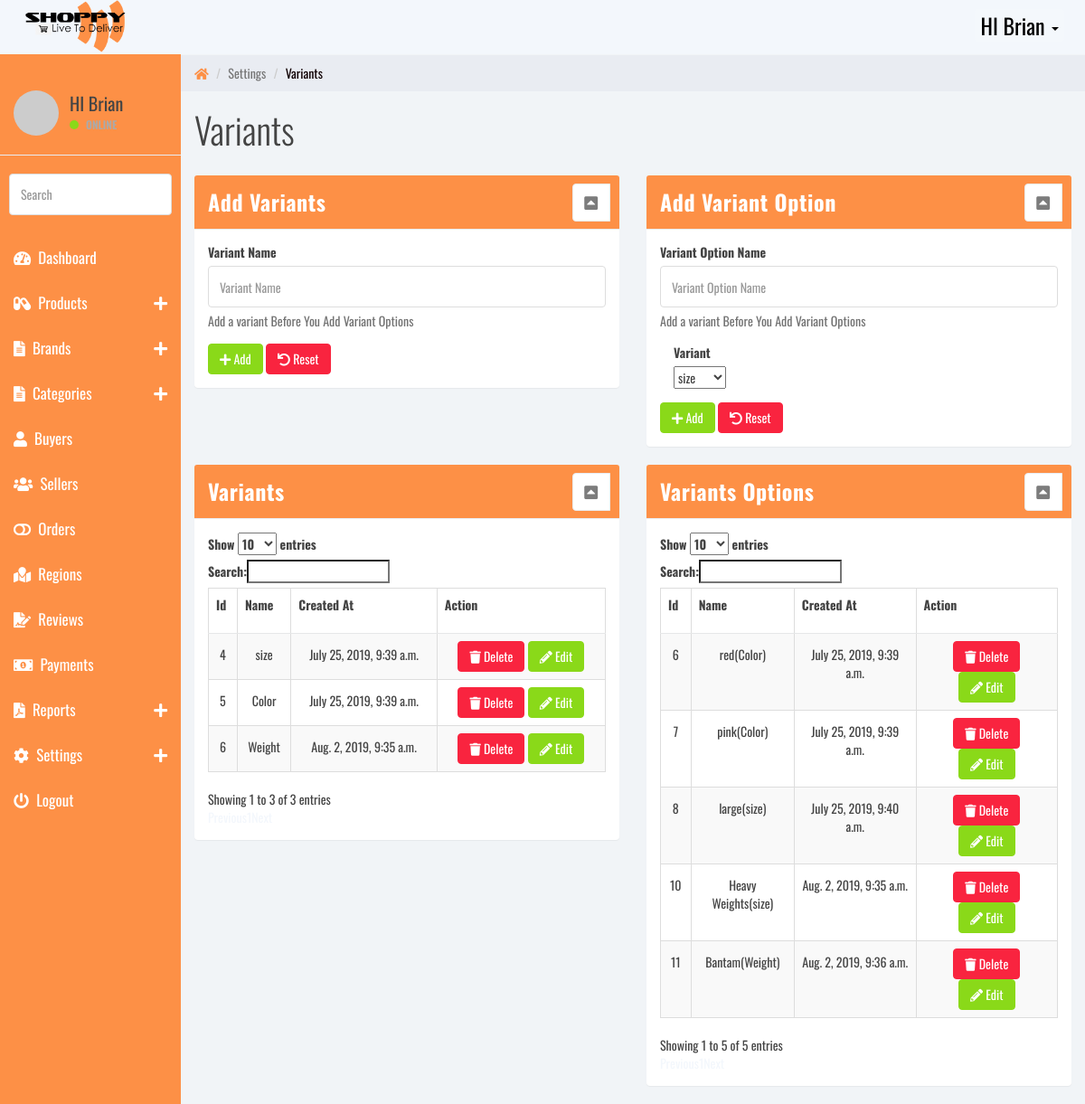
Screenshot of /shoppyadmin/variants/ (signed in) with the database file from the repository.
### shoppy/models.py (models this page shows, shortened)
class Variant(models.Model):
    name = models.CharField(max_length=50)
    created_at = models.DateTimeField(auto_now_add=True)
    updated_at = models.DateTimeField(auto_now=True)

class Variant_Option(models.Model):
    variant = models.ForeignKey(Variant, on_delete=models.CASCADE)
    name = models.CharField(max_length=50)
    created_at = models.DateTimeField(auto_now_add=True)
    updated_at = models.DateTimeField(auto_now=True)

### shoppyadmin/views.py (the view, shortened to what this page needs)
# urls.py: path('variants/', views.variants, name='variants'),
@login_required()
def variants(request):
    variants = Variant.objects.all()
    variant_options = Variant_Option.objects.all()
    context = {
        'variants': variants,
        'variant_options': variant_options,
    }
    return render(request, 'variants/variants.html', context)

### shoppyadmin/templates/variants/variants.html (shortened to what this page needs)
{% extends 'aaa_layout.html' %}
{% load static %}
{% block links %}
    <link rel="stylesheet" href="https://cdn.datatables.net/1.10.18/css/dataTables.bootstrap.min.css">
    <link href="https://cdnjs.cloudflare.com/ajax/libs/bootstrap-select/1.10.0/css/bootstrap-select.min.css" rel="stylesheet" />
{% endblock links %}
{% block content %}
<div class="col-sm-9 col-sm-offset-3 col-lg-10 col-lg-offset-2 main">
		<div class="row">
			<ol class="breadcrumb">
				<li>
					<a href="#">
					<em class="fa fa-home"></em>
				    </a>
			    </li>
				<li class="active">Settings</li>
                <li class=""><a href="#" class="color-black">Variants</a></li>
			</ol>
		</div>
       <div class="row">
			<div class="col-lg-12">
				<h1 class="page-header">Variants</h1>
			</div>
	   </div>
       <div class="row">
                <div class="col-lg-6">
                    <div class="panel panel-default">
                        <div class="panel-heading panel-warning-custom">
                            Add Variants
                            <span class="pull-right clickable panel-toggle panel-button-tab-left"><em class="fa fa-toggle-up"></em></span></div>
                        <div class="panel-body">
                            <div class="canvas-wrapper">
                                <div class="main-chart" id="line-chart" height="200" width="600">
                                    <form action="{% url 'ShoppyAdmin:variants' %}" method="POST">
                                      <div class="form-group">
                                        <label for="variant_name">Variant Name</label>
                                        <input name="name" type="text" class="form-control" id="variant_name" placeholder="Variant Name">
                                        <span id="helpBlock" class="help-block">Add a variant Before You Add Variant Options</span>
                                      </div>
                                        <button type="submit" class="btn btn-success"><i class="fa fa-plus"></i> Add</button>
                                        <button type="reset" class="btn btn-danger"><i class="fa fa-undo"></i> Reset</button>
                                    </form>
                                </div>
                            </div>
                        </div>
                    </div>
                </div>
                <div class="col-lg-6">
                    <div class="panel panel-default">
                        <div class="panel-heading panel-warning-custom">
                            Add Variant Option
                            <span class="pull-right clickable panel-toggle panel-button-tab-left"><em class="fa fa-toggle-up"></em></span></div>
                        <div class="panel-body">
                            <div class="canvas-wrapper">
                                <div class="main-chart" id="line-chart" height="200" width="600">
                                    <form action="{% url 'ShoppyAdmin:variants-options' %}" method="POST">
                                      <div class="form-group">
                                        <label for="variant_name">Variant Option Name</label>
                                        <input name="name" type="text" class="form-control" id="variant_name" placeholder="Variant Option Name">
                                        <span id="helpBlock" class="help-block">Add a variant Before You Add Variant Options</span>
                                      </div>
                                      <div class="form-group has-feedback  col-sm-12">
                                          <label for="variant" class="">Variant</label> <br>
                                          <select required name="variant" class="selectpicker" id="variant" data-show-subtext="true" data-live-search="true">
                                            {% for variant in variants %}
                                            <option id="sel2" data-subtext="{{ variant.name }}" value="{{ variant.id }}">{{ variant.name }}</option>
                                            {% endfor %}
                                          </select>
                                      </div>
                                        <button type="submit" class="btn btn-success"><i class="fa fa-plus"></i> Add</button>
                                        <button type="reset" class="btn btn-danger"><i class="fa fa-undo"></i> Reset</button>
                                    </form>
                                </div>
                            </div>
                        </div>
                    </div>
                </div>
       </div>
       <div class="row">
           <div class="col-lg-6">
                    <div class="panel panel-default">
                        <div class="panel-heading panel-warning-custom">
                            Variants
                            <span class="pull-right clickable panel-toggle panel-button-tab-left"><em class="fa fa-toggle-up"></em></span></div>
                        <div class="panel-body">
                            <div class="canvas-wrapper">
                                <div class="main-chart" id="line-chart" height="200" width="600">
                                    <table id="example" class="example table table-striped table-bordered" style="width:100%;">
                                        <thead>
                                            <tr class="text-capitalize">
                                                <th>Id</th>
                                                <th>Name</th>
                                                <th>Created At</th>
                                                <th>Action</th>
                                            </tr>
                                        </thead>
                                        <tbody>
                                            {% for variant in variants %}
                                                <tr class="text-center ">
                                                    <td class="tb-data">{{ variant.id }}</td>
                                                    <td class="tb-data">{{ variant.name }}</td>
                                                    <td class="tb-data">{{ variant.created_at }}</td>
                                                    <td class="tb-data">
                                                        <a data-toggle="modal" data-target="#{{ variant.id }}" href="#" class="btn btn-danger"><i class="fa fa-trash"></i> Delete</a>
                                                        <a data-toggle="modal" data-target="#vdel{{ variant.id }}" href="#" class="btn btn-success"><i class="fas fa-pencil-alt"></i> Edit</a>
                                                    </td>
                                                </tr>
                                            {% endfor %}
                                        </tbody>
                                    </table>
                                </div>
                            </div>
                        </div>
                    </div>
                </div>
           <div class="col-lg-6">
                    <div class="panel panel-default">
                        <div class="panel-heading panel-warning-custom">
                            Variants Options
                            <span class="pull-right clickable panel-toggle panel-button-tab-left"><em class="fa fa-toggle-up"></em></span></div>
                        <div class="panel-body">
                            <div class="canvas-wrapper">
                                <div class="main-chart" id="line-chart" height="200" width="600">
                                    <table id="example" class="example table table-striped table-bordered" style="width:100%;">
                                        <thead>
                                            <tr class="text-capitalize">
                                                <th>Id</th>
                                                <th>Name</th>
                                                <th>Created At</th>
                                                <th>Action</th>
                                            </tr>
                                        </thead>
                                        <tbody>
                                            {% for variant_option in variant_options %}
                                                <tr class="text-center ">
                                                    <td class="tb-data">{{ variant_option.id }}</td>
                                                    <td class="tb-data">{{ variant_option.name }}({{ variant_option.variant.name }})</td>
                                                    <td class="tb-data">{{ variant_option.created_at }}</td>
                                                    <td class="tb-data">
                                                        <a data-toggle="modal" data-target="#vo{{ variant_option.id }}" href="#" class="btn btn-danger"><i class="fa fa-trash"></i> Delete</a>
                                                        <a data-toggle="modal" data-target="#e-vo{{ variant_option.id }} " href="" class="btn btn-success"><i class="fas fa-pencil-alt"></i> Edit</a>
                                                    </td>
                                                </tr>
                                            {% endfor %}
                                        </tbody>
                                    </table>
                                </div>
                            </div>
                        </div>
                    </div>
                </div>
       </div>
    </div>
{% endblock %}

### shoppyadmin/templates/aaa_layout.html (shortened to what this page needs)
<!DOCTYPE html>
{% load static %}
{% load call_method %}
<html>
<head>
    <link rel="stylesheet" href="https://cdnjs.cloudflare.com/ajax/libs/normalize/5.0.0/normalize.min.css">
    <link rel="stylesheet" href="{% static 'css/preloadercss/style.css' %}">
	<link href="{% static 'css/bootstrap.min.css' %}" rel="stylesheet">
	<link href="{% static 'css/font-awesome.min.css' %}" rel="stylesheet">
	<link href="{% static 'css/datepicker3.css' %}" rel="stylesheet">
	<link href="{% static 'css/styles.css' %}" rel="stylesheet">
    <link rel="stylesheet" href="https://use.fontawesome.com/releases/v5.8.2/css/all.css">
    {% block links %}
    {% endblock links %}
</head>
<body>
    <div class="col-sm-12 col-md-12 col-lg-12">
         <nav style="margin: 0;" class="navbar navbar-custom navbar-fixed-top" role="navigation">
		<div class="container-fluid">
			<div class="navbar-header">
				<a class="navbar-brand logo-admin" href="{% url 'ShoppyAdmin:shoppy-admin-home' %}">
                    <img src="{% static 'sitelogo/shoppy.png' %}" alt="">
                </a>
                <div class="dropdown pull-right">
                  <button style="" class="username dropdown-toggle " type="button" data-toggle="dropdown">
                      {% if request.user.is_authenticated %}
                        HI {{ request.user.first_name }}
                      {% else %}
                        <span class="">
                            <i class="fas fa-user-alt"></i>
                        </span>
                      {% endif %}
                      <span class="caret"></span>
                  </button>
                </div>
			</div>
		</div>
	</nav>
    </div>
	<div id="sidebar-collapse" class="col-sm-3 col-lg-2 sidebar">
		<div class="profile-sidebar ">
			<div class="profile-userpic mt-4">
				<img src="http://placehold.it/50/30a5ff/fff" class="img-responsive" alt="">
			</div>
			<div class="profile-usertitle">
				<div class="profile-usertitle-name">
                    {% if request.user.is_authenticated %}
                        HI {{ request.user.first_name }}
                      {% else %}
                        <span class="">
                            Username
                        </span>
                      {% endif %}
                </div>
				<div class="profile-usertitle-status">
                    {% if request.user.is_authenticated %}
                        <span class="indicator label-success"></span>
                    {% else %}
                        <span class="indicator label-primary"></span>
                        Offline
                    {% endif %}
                </div>
			</div>
		</div>
		<form role="search">
			<div class="form-group">
				<input type="text" class="form-control" placeholder="Search">
			</div>
		</form>
		<ul class="nav menu">
            <li><a href="{%  url 'ShoppyAdmin:shoppy-admin-home' %}"><em class="fas fa-tachometer-alt">&nbsp;</em> Dashboard</a></li>
			<li class="parent">
                <a  data-toggle="collapse" href="#productssubmenus">
				     <em class="fas  fa-capsules ">&nbsp;</em>
                        Products
                     <span data-toggle="collapse" href="#productssubmenus" class="icon pull-right">
                         <em class="fa fa-plus"></em>
                     </span>
				</a>
			</li>
            <li class="parent">
                <a data-toggle="collapse" href="#sub-item-3">
				     <em class="fas fa-file-alt">&nbsp;</em>
                        Brands
                     <span data-toggle="collapse" href="#sub-item-3" class="icon pull-right">
                         <em class="fa fa-plus"></em>
                     </span>
				</a>
			</li>
            <li class="parent">
                <a data-toggle="collapse" href="#sub-item-cat">
				     <em class="fas fa-file-alt">&nbsp;</em>
                        Categories
                     <span data-toggle="collapse" href="#sub-item-3" class="icon pull-right">
                         <em class="fa fa-plus"></em>
                     </span>
				</a>
			</li>
            {% if not request.user|is_seller %}
			<li class=""><a href="{%  url 'ShoppyAdmin:shoppy-admin-buyers' %}"><em class="fas fa-user">&nbsp;</em> Buyers</a></li>
			<li class=""><a href="{% url 'ShoppyAdmin:shoppy-admin-sellers' %}"><em class="fas fa-users">&nbsp;</em> Sellers</a></li>
			{% endif %}
            <li class=""><a href="{% url 'ShoppyAdmin:shoppy-admin-orders' %}"><em class="fa fa-toggle-off">&nbsp;</em> Orders</a></li>
			<li class=""><a href="{% url 'ShoppyAdmin:shoppy-admin-view-regions' %}"><em class="fa fa-map-marked">&nbsp;</em> Regions</a></li>
			<li class=""><a href="{% url 'ShoppyAdmin:shoppy-admin-reviews' %}"><em class="fas fa-file-signature">&nbsp;</em> Reviews</a></li>
            <li class=""><a href="{% url 'ShoppyAdmin:shoppy-payments' %}"><em class="fas fa-money-bill-alt">&nbsp;</em> Payments</a></li>
            <li class="parent">
                <a data-toggle="collapse" href="#reports">
				     <em class="fas fa-file-pdf">&nbsp;</em>
                        Reports
                     <span data-toggle="collapse" href="#reports" class="icon pull-right">
                         <em class="fa fa-plus"></em>
                     </span>
				</a>
			</li>
            <li class="parent">
                <a data-toggle="collapse" href="#setting_sub">
				     <em class="fa fa-cog">&nbsp;</em>
                        Settings
                     <span data-toggle="collapse" href="#setting_sub     " class="icon pull-right">
                         <em class="fa fa-plus"></em>
                     </span>
				</a>
			</li>
			<li class=""><a href="{% url 'Shoppy:shoppy-logout' %}"><em class="fa fa-power-off">&nbsp;</em> Logout</a></li>
		</ul>
	</div>
    <div style=" position: absolute; z-index: 9;" class="col-sm-9 col-sm-offset-3 col-lg-10 col-lg-offset-2 main" >
    </div>
    {% block content %}
    {% endblock %}
</body>
</html>

### rows the page displays
Variant: id "4", name "size", created_at "July 25, 2019, 9:39 a.m."
Variant: id "5", name "Color", created_at "July 25, 2019, 9:39 a.m."
Variant: id "6", name "Weight", created_at "Aug. 2, 2019, 9:35 a.m."
Variant_Option: id "6", name "red", variant.name "Color", created_at "July 25, 2019, 9:39 a.m."
Variant_Option: id "7", name "pink", variant.name "Color", created_at "July 25, 2019, 9:39 a.m."
Variant_Option: id "8", name "large", variant.name "size", created_at "July 25, 2019, 9:40 a.m."
Variant_Option: id "10", name "Heavy Weights", variant.name "size", created_at "Aug. 2, 2019, 9:35 a.m."
Variant_Option: id "11", name "Bantam", variant.name "Weight", created_at "Aug. 2, 2019, 9:36 a.m."

### other values shown
{{ request.user.first_name }} "Brian"
form field variant "size"
